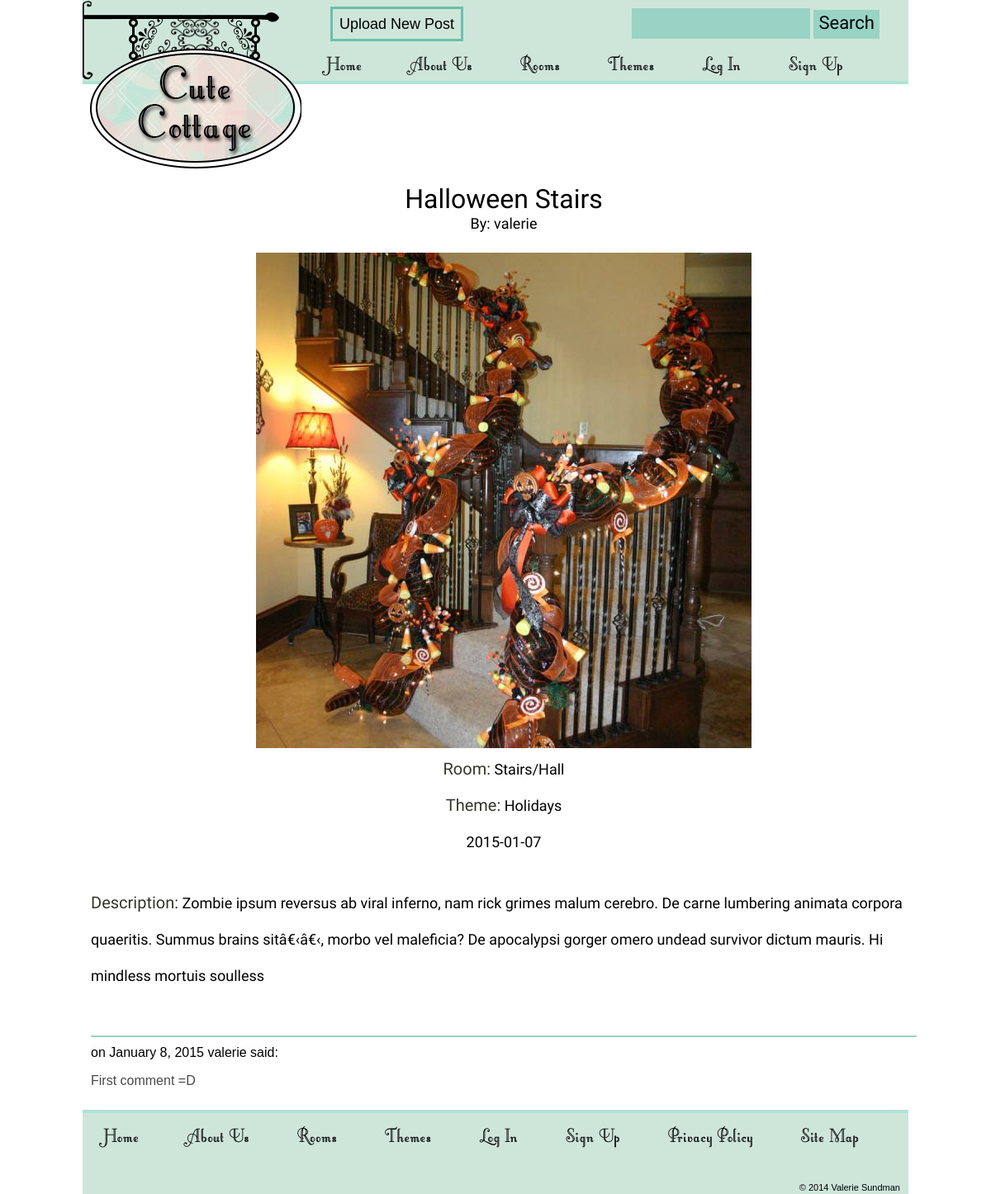
/single_post.php?post_id=14, run on the app's committed database.
### tables this page shows
CREATE TABLE IF NOT EXISTS `posts` (
  `post_id` smallint(6) NOT NULL AUTO_INCREMENT,
  `title` varchar(40) NOT NULL,
  `user_id` smallint(6) NOT NULL,
  `description` varchar(250) NOT NULL,
  `date` date NOT NULL,
  `theme_id` smallint(6) NOT NULL,
  `room_id` smallint(6) NOT NULL,
  `weeklydecor` tinyint(1) NOT NULL,
  `image_key` varchar(40) NOT NULL,
  PRIMARY KEY (`post_id`)
);

CREATE TABLE IF NOT EXISTS `users` (
  `user_id` smallint(6) NOT NULL AUTO_INCREMENT,
  `username` varchar(50) NOT NULL,
  `password` varchar(40) NOT NULL,
  `email` varchar(254) NOT NULL,
  `userpic` text NOT NULL,
  `date_joined` date NOT NULL,
  `medium_img` text NOT NULL,
  PRIMARY KEY (`user_id`)
);

CREATE TABLE IF NOT EXISTS `rooms` (
  `room_id` smallint(6) NOT NULL AUTO_INCREMENT,
  `name` varchar(25) NOT NULL,
  PRIMARY KEY (`room_id`)
);

CREATE TABLE IF NOT EXISTS `themes` (
  `theme_id` smallint(6) NOT NULL AUTO_INCREMENT,
  `name` varchar(25) NOT NULL,
  PRIMARY KEY (`theme_id`)
);

CREATE TABLE IF NOT EXISTS `comments` (
  `comment_id` smallint(6) NOT NULL AUTO_INCREMENT,
  `user_id` smallint(6) NOT NULL,
  `post_id` smallint(6) NOT NULL,
  `body` text NOT NULL,
  `date` date NOT NULL,
  `parent_comment_id` smallint(6) NOT NULL,
  PRIMARY KEY (`comment_id`)
);

### includes/functions.php (called while the page is built, shortened)
<?php
function convert_date($dateR){
	$engMon=array('January','February','March','April','May','June','July','August','September','October','November','December',' ');
	$l_months='January:February:March:April:May:June:July:August:September:October:November:December';
	$dateFormat='F j, Y';
	$months=explode (':', $l_months);
	$months[]='&nbsp;';
	$dfval=strtotime($dateR);
	$dateR=date($dateFormat,$dfval);
	$dateR=str_replace($engMon,$months,$dateR);
	return $dateR;
}
		?>
		<?php
function uploaded_image_path($key, $size_name = 'thumb_img', $is_path = true){
	if($is_path){
		return SITE_PATH . 'uploads/' .$key . '_' . $size_name . '.jpg';
	}else{
		return SITE_URL . 'uploads/' .$key . '_' . $size_name . '.jpg';
	}
}

### single_post.php (the view, shortened to what this page needs)
<?php
require('includes/header.php');
$post_id = $_GET['post_id'];
?>
<div id="wrap">
	<main id="content" class="newest">
<?php
		$query = "SELECT users.username, title, description, date, posts.image_key, rooms.name AS room, themes.name AS theme
					  FROM users, posts, rooms, themes
					  WHERE users.user_id = posts.user_id
					  AND posts.theme_id = themes.theme_id
					  AND posts.room_id = rooms.room_id
					  AND post_id = $post_id
					  LIMIT 1";
		$result = $db->query( $query );
		if( $result->num_rows >= 1 ){
			while( $row = $result->fetch_assoc() ){
		?>
		<section id="newest">
			<figure class="post big">
				<h2><?php echo $row['title'];?> </h2>
				<h3>By: <?php echo $row['username'];?></h3>
				<div class="singlepost">
					  <img src="<?php echo uploaded_image_path( $row['image_key'], 'large_img', false); ?>">
					 <br>
					 <div class="info">
					 	 <h3>Room:</h3><p> <?php echo $row['room'] ?> </p><br>
						 <h3>Theme:</h3><p> <?php echo $row['theme'] ?> </p><br>
						 <p><?php echo $row['date'] ?></p><br>
						 <div class="description">
						 	<h3>Description:</h3><p> <?php echo $row['description'] ?></p>
						 </div>
					 </div>
<?php
			$query_comments = "SELECT comments.date, comments.body, users.username
								FROM comments, users
								WHERE comments.post_id = $post_id
								AND comments.user_id = users.user_id
								ORDER BY date DESC";
			$result_comments = $db->query($query_comments);
			if( $result_comments->num_rows >= 1 ){
				while( $row_comments = $result_comments->fetch_assoc() ){
					?>
						<div class="comm2">
							on <?php echo convert_date( $row_comments['date'] ); ?>
							<?php echo $row_comments['username']; ?> said:
							<p> <?php echo $row_comments['body']; ?> </p>
						</div>
					<?php
				}
			}else{
				echo '<p class="nocomm">This post has no comments, you can be the first!</p>';
			}
	 }
			}
			else{
				echo 'Sorry, no posts to show';
			}
		 ?>
		</div>
			</figure>
		</section>
	</main>
</div>
	<?php include('includes/footer.php'); ?>

### css/style.css (style rules this page uses)
body { margin: 0 auto; font-family: sans-serif; max-width: 1000px; }
#content h2, #content h3 { font-family: 'News Cycle', sans-serif; font-size: 32px; font-weight: normal; margin: 0; padding: 0; }
#content p { font-family: 'Open Sans Condensed', sans-serif; font-size: 16px; line-height: 30px; padding-top: 0; margin: 0; padding-bottom: 10px; }
#content h3 { color: #98D3C4; }
#wrap { width: 600px; }
.post { padding: 10px; margin: 0; background-color: #FFF; }
img { max-height: 100%; max-width: 100%; }
figure.post { color: #000; position: relative; background-color: transparent; display: inline; float: left; }
#content figure.big { text-align: center; width: 1000px; }
#content .post h3 { color: #000; font-size: 18px; margin: 0; padding-bottom: 25px; }
#content div.info h3 { font-family: 'News Cycle'; font-size: 20px; display: inline; color: #34352D; }
#content div.info p { font-family: 'News Cycle'; font-size: 18px; display: inline; line-height: 44px; }
#content div.comm2 { text-align: left; margin-top: 50px; border-top: 2px solid #98D3C4; padding-top: 10px; font-size: 16px; }
#content div.comm2 p { font-family: arial, sans-serif; padding-top: 10px; color: #494949; }
#content div.info div.description { margin-top: 30px; text-align: left; }

### data on the page
posts: title "Halloween Stairs", user.username "valerie", image_key (picture), room.name "Stairs/Hall", theme.name "Holidays", date "2015-01-07", description "Zombie ipsum reversus ab viral inferno, nam rick grimes malum cerebro. De carne lumbering animata corpora quaeritis. Summus brains sitâ€‹â€‹, morbo vel maleficia? De apocalypsi gorger omero undead survivor dictum mauris. Hi mindless mortuis soulless"
comments: date "January 8, 2015", user.username "valerie", body "First comment =D"
